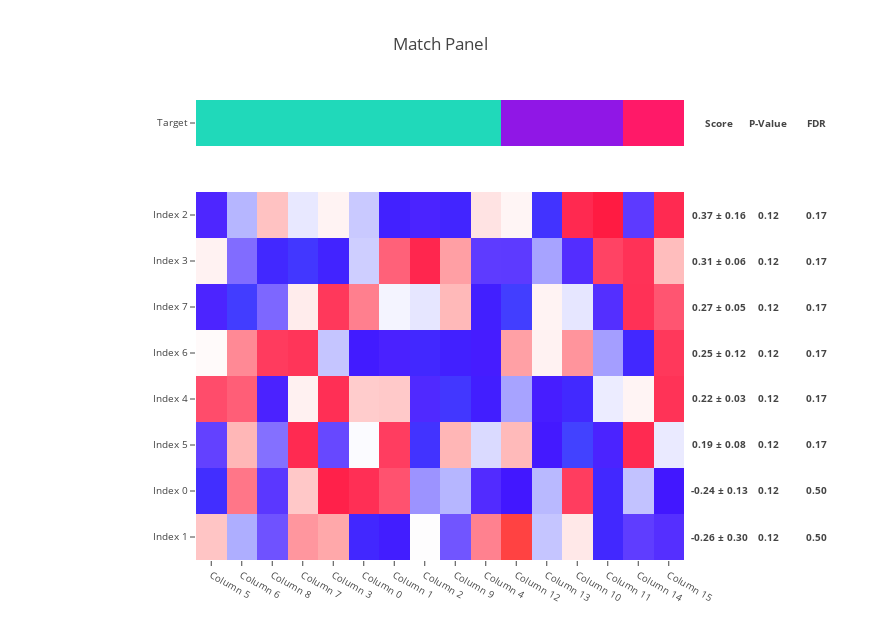
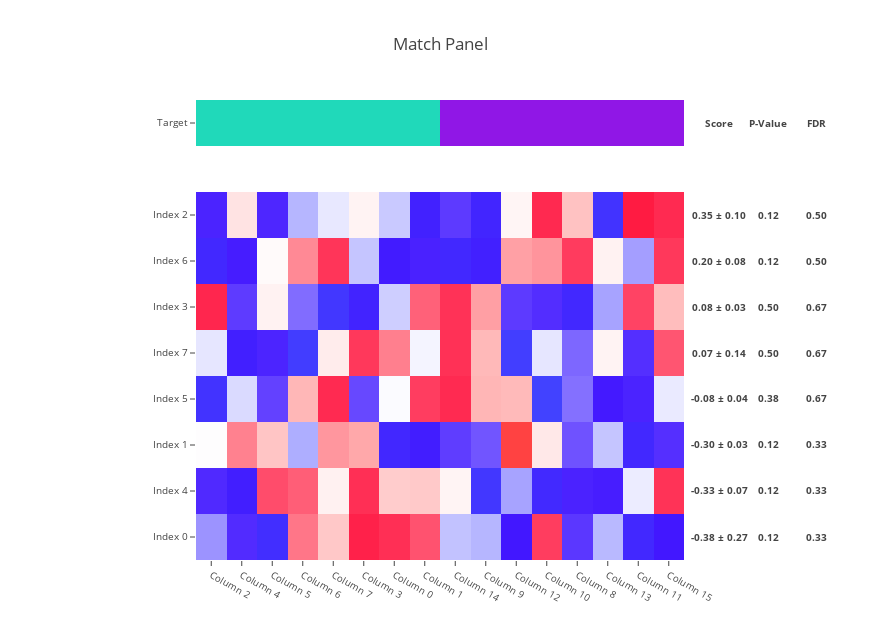
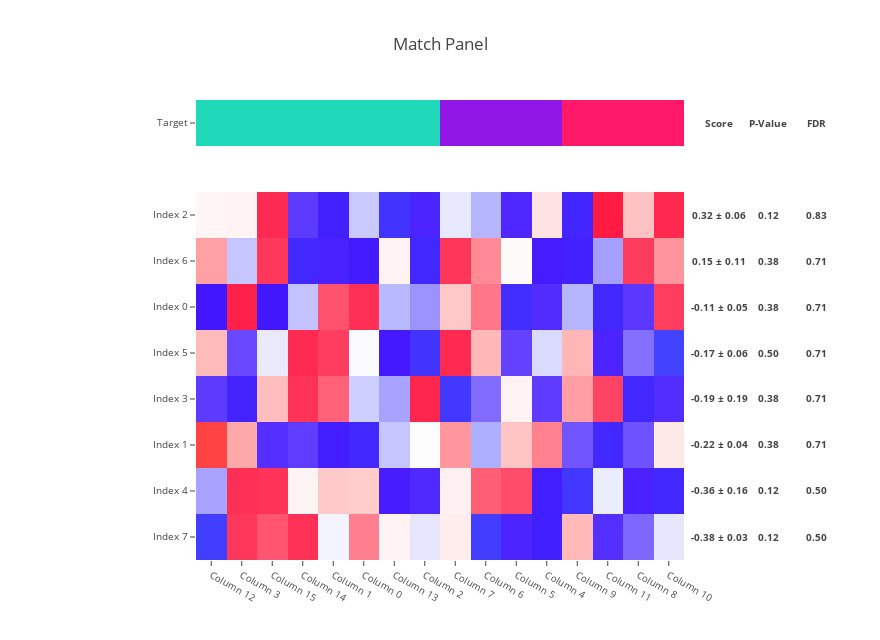

Notebook cell for these charts, in order:
### Code cell
n_index = 8

n_column = 16

features = pd.DataFrame(
    np.random.random_sample(size=(
        n_index,
        n_column,
    )),
    index=('Index {}'.format(i) for i in range(n_index)),
    columns=('Column {}'.format(i) for i in range(n_column)),
)

for target in (
    pd.Series((0, ) * 10 + (1, ) * 4 + (2, ) * 2),
    pd.Series((0, ) * 8 + (2, ) * 8),
    pd.Series(('Aa', ) * 4 + ('Bb', ) * 4 + ('Cc', ) * 4 + ('Aa', ) * 4),
):
    
    target.name = 'Target'
    
    target.index = ('Column {}'.format(i) for i in range(n_column))

    score_moe_p_value_fdr = make_match_panel(
        target,
        features,
        target_ascending=True,
        n_sampling=2,
        n_permutation=1,
        target_type='categorical',
    )

### Figure 1 — Plotly figure (JSON) as saved in the notebook; plotly's stock layout.template omitted (floating-point values rounded to 4 significant figures; data arrays with more than 128 entries replaced by an {"elided": "..."} marker saying what was removed)
{"data": [{"colorscale": [[0, "#20d9ba"], [0.5, "#9017e6"], [1, "#ff1968"]], "showscale": false, "text": [["Column 5", "Column 6", "Column 8", "Column 7", "Column 3", "Column 0", "Column 1", "Column 2", "Column 9", "Column 4", "Column 12", "Column 13", "Column 10", "Column 11", "Column 14", "Column 15"]], "type": "heatmap", "uid": "de19babe-6308-4bba-bec4-a1c3063db887", "x": ["Column 5", "Column 6", "Column 8", "Column 7", "Column 3", "Column 0", "Column 1", "Column 2", "Column 9", "Column 4", "Column 12", "Column 13", "Column 10", "Column 11", "Column 14", "Column 15"], "y": ["Target"], "yaxis": "y2", "z": [[0, 0, 0, 0, 0, 0, 0, 0, 0, 0, 1, 1, 1, 1, 2, 2]]}, {"colorscale": {"elided": "256x2 mixed values"}, "showscale": false, "type": "heatmap", "uid": "f3b05dd7-6307-400a-9faf-85694702c3f3", "x": ["Column 5", "Column 6", "Column 8", "Column 7", "Column 3", "Column 0", "Column 1", "Column 2", "Column 9", "Column 4", "Column 12", "Column 13", "Column 10", "Column 11", "Column 14", "Column 15"], "y": ["Index 1", "Index 0", "Index 5", "Index 4", "Index 6", "Index 7", "Index 3", "Index 2"], "yaxis": "y", "z": [[0.6404, -0.1342, -0.4987, 0.8542, 0.7842, -1.397, -1.158, 0.3143, -0.4875, 0.9423, 2.505, -0.009811, 0.4437, -1.429, -0.615, -0.7546], [-1.536, 0.9831, -0.6819, 0.6212, 1.524, 1.384, 1.126, -0.2392, -0.09169, -0.7973, -1.004, -0.07501, 1.245, -1.427, -0.02358, -1.009], [-0.5711, 0.7138, -0.377, 1.443, -0.5413, 0.2919, 1.239, -1.617, 0.718, 0.1132, 0.6954, -0.9861, -1.877, -0.884, 1.444, 0.1957], [1.15, 1.078, -0.8866, 0.3893, 1.382, 0.5992, 0.6119, -0.818, -1.694, -1.178, -0.1749, -0.9418, -1.446, 0.2073, 0.375, 1.348], [0.3417, 0.9085, 1.268, 1.324, -0.007986, -1.101, -0.9006, -1.419, -1.216, -0.9524, 0.8149, 0.3854, 0.8648, -0.1951, -1.412, 1.297], [-0.8691, -1.792, -0.416, 0.4181, 1.295, 0.9467, 0.2555, 0.1751, 0.7012, -1.184, -1.804, 0.3809, 0.1733, -0.7623, 1.366, 1.116], [0.3852, -0.395, -1.417, -1.683, -1.294, 0.04275, 1.069, 1.481, 0.8223, -0.635, -0.6454, -0.1761, -0.7775, 1.19, 1.354, 0.6792], [-0.8469, -0.08952, 0.6521, 0.1827, 0.3784, 0.01353, -1.24, -0.8786, -1.351, 0.4697, 0.3675, -1.618, 1.449, 1.724, -0.6512, 1.438]], "zmax": 2.505, "zmin": -1.877}], "layout": {"annotations": [{"font": {"size": 9.6}, "showarrow": false, "text": "<b>Score</b>", "width": 64, "x": 1.002, "xanchor": "left", "xref": "paper", "y": 0.95, "yanchor": "middle", "yref": "paper"}, {"font": {"size": 9.6}, "showarrow": false, "text": "<b>0.37 ± 0.16</b>", "width": 64, "x": 1.002, "xanchor": "left", "xref": "paper", "y": 0.75, "yanchor": "middle", "yref": "paper"}, {"font": {"size": 9.6}, "showarrow": false, "text": "<b>0.31 ± 0.06</b>", "width": 64, "x": 1.002, "xanchor": "left", "xref": "paper", "y": 0.65, "yanchor": "middle", "yref": "paper"}, {"font": {"size": 9.6}, "showarrow": false, "text": "<b>0.27 ± 0.05</b>", "width": 64, "x": 1.002, "xanchor": "left", "xref": "paper", "y": 0.55, "yanchor": "middle", "yref": "paper"}, {"font": {"size": 9.6}, "showarrow": false, "text": "<b>0.25 ± 0.12</b>", "width": 64, "x": 1.002, "xanchor": "left", "xref": "paper", "y": 0.45, "yanchor": "middle", "yref": "paper"}, {"font": {"size": 9.6}, "showarrow": false, "text": "<b>0.22 ± 0.03</b>", "width": 64, "x": 1.002, "xanchor": "left", "xref": "paper", "y": 0.35, "yanchor": "middle", "yref": "paper"}, {"font": {"size": 9.6}, "showarrow": false, "text": "<b>0.19 ± 0.08</b>", "width": 64, "x": 1.002, "xanchor": "left", "xref": "paper", "y": 0.25, "yanchor": "middle", "yref": "paper"}, {"font": {"size": 9.6}, "showarrow": false, "text": "<b>-0.24 ± 0.13</b>", "width": 64, "x": 1.002, "xanchor": "left", "xref": "paper", "y": 0.15, "yanchor": "middle", "yref": "paper"}, {"font": {"size": 9.6}, "showarrow": false, "text": "<b>-0.26 ± 0.30</b>", "width": 64, "x": 1.002, "xanchor": "left", "xref": "paper", "y": 0.05, "yanchor": "middle", "yref": "paper"}, {"font": {"size": 9.6}, "showarrow": false, "text": "<b>P-Value</b>", "width": 64, "x": 1.102, "xanchor": "left", "xref": "paper", "y": 0.95, "yanchor": "middle", "yref": "paper"}, {"font": {"size": 9.6}, "showarrow": false, "text": "<b>0.12</b>", "width": 64, "x": 1.102, "xanchor": "left", "xref": "paper", "y": 0.75, "yanchor": "middle", "yref": "paper"}, {"font": {"size": 9.6}, "showarrow": false, "text": "<b>0.12</b>", "width": 64, "x": 1.102, "xanchor": "left", "xref": "paper", "y": 0.65, "yanchor": "middle", "yref": "paper"}, {"font": {"size": 9.6}, "showarrow": false, "text": "<b>0.12</b>", "width": 64, "x": 1.102, "xanchor": "left", "xref": "paper", "y": 0.55, "yanchor": "middle", "yref": "paper"}, {"font": {"size": 9.6}, "showarrow": false, "text": "<b>0.12</b>", "width": 64, "x": 1.102, "xanchor": "left", "xref": "paper", "y": 0.45, "yanchor": "middle", "yref": "paper"}, {"font": {"size": 9.6}, "showarrow": false, "text": "<b>0.12</b>", "width": 64, "x": 1.102, "xanchor": "left", "xref": "paper", "y": 0.35, "yanchor": "middle", "yref": "paper"}, {"font": {"size": 9.6}, "showarrow": false, "text": "<b>0.12</b>", "width": 64, "x": 1.102, "xanchor": "left", "xref": "paper", "y": 0.25, "yanchor": "middle", "yref": "paper"}, {"font": {"size": 9.6}, "showarrow": false, "text": "<b>0.12</b>", "width": 64, "x": 1.102, "xanchor": "left", "xref": "paper", "y": 0.15, "yanchor": "middle", "yref": "paper"}, {"font": {"size": 9.6}, "showarrow": false, "text": "<b>0.12</b>", "width": 64, "x": 1.102, "xanchor": "left", "xref": "paper", "y": 0.05, "yanchor": "middle", "yref": "paper"}, {"font": {"size": 9.6}, "showarrow": false, "text": "<b>FDR</b>", "width": 64, "x": 1.202, "xanchor": "left", "xref": "paper", "y": 0.95, "yanchor": "middle", "yref": "paper"}, {"font": {"size": 9.6}, "showarrow": false, "text": "<b>0.17</b>", "width": 64, "x": 1.202, "xanchor": "left", "xref": "paper", "y": 0.75, "yanchor": "middle", "yref": "paper"}, {"font": {"size": 9.6}, "showarrow": false, "text": "<b>0.17</b>", "width": 64, "x": 1.202, "xanchor": "left", "xref": "paper", "y": 0.65, "yanchor": "middle", "yref": "paper"}, {"font": {"size": 9.6}, "showarrow": false, "text": "<b>0.17</b>", "width": 64, "x": 1.202, "xanchor": "left", "xref": "paper", "y": 0.55, "yanchor": "middle", "yref": "paper"}, {"font": {"size": 9.6}, "showarrow": false, "text": "<b>0.17</b>", "width": 64, "x": 1.202, "xanchor": "left", "xref": "paper", "y": 0.45, "yanchor": "middle", "yref": "paper"}, {"font": {"size": 9.6}, "showarrow": false, "text": "<b>0.17</b>", "width": 64, "x": 1.202, "xanchor": "left", "xref": "paper", "y": 0.35, "yanchor": "middle", "yref": "paper"}, {"font": {"size": 9.6}, "showarrow": false, "text": "<b>0.17</b>", "width": 64, "x": 1.202, "xanchor": "left", "xref": "paper", "y": 0.25, "yanchor": "middle", "yref": "paper"}, {"font": {"size": 9.6}, "showarrow": false, "text": "<b>0.50</b>", "width": 64, "x": 1.202, "xanchor": "left", "xref": "paper", "y": 0.15, "yanchor": "middle", "yref": "paper"}, {"font": {"size": 9.6}, "showarrow": false, "text": "<b>0.50</b>", "width": 64, "x": 1.202, "xanchor": "left", "xref": "paper", "y": 0.05, "yanchor": "middle", "yref": "paper"}], "height": 640, "margin": {"l": 196, "r": 196}, "title": "Match Panel", "width": 880, "xaxis": {"anchor": "y", "tickfont": {"size": 9.6}}, "yaxis": {"domain": [0, 0.8], "dtick": 1, "tickfont": {"size": 9.6}}, "yaxis2": {"domain": [0.9, 1], "tickfont": {"size": 9.6}}}}

### Figure 2 — Plotly figure (JSON) as saved in the notebook; plotly's stock layout.template omitted (floating-point values rounded to 4 significant figures; data arrays with more than 128 entries replaced by an {"elided": "..."} marker saying what was removed)
{"data": [{"colorscale": [[0, "#20d9ba"], [1, "#9017e6"]], "showscale": false, "text": [["Column 2", "Column 4", "Column 5", "Column 6", "Column 7", "Column 3", "Column 0", "Column 1", "Column 14", "Column 9", "Column 12", "Column 10", "Column 8", "Column 13", "Column 11", "Column 15"]], "type": "heatmap", "uid": "870ecda5-8ab0-4038-8ba7-06da9958123b", "x": ["Column 2", "Column 4", "Column 5", "Column 6", "Column 7", "Column 3", "Column 0", "Column 1", "Column 14", "Column 9", "Column 12", "Column 10", "Column 8", "Column 13", "Column 11", "Column 15"], "y": ["Target"], "yaxis": "y2", "z": [[0, 0, 0, 0, 0, 0, 0, 0, 2, 2, 2, 2, 2, 2, 2, 2]]}, {"colorscale": {"elided": "256x2 mixed values"}, "showscale": false, "type": "heatmap", "uid": "6d2226d4-9370-4e3e-b453-28721b3dfc12", "x": ["Column 2", "Column 4", "Column 5", "Column 6", "Column 7", "Column 3", "Column 0", "Column 1", "Column 14", "Column 9", "Column 12", "Column 10", "Column 8", "Column 13", "Column 11", "Column 15"], "y": ["Index 0", "Index 4", "Index 1", "Index 5", "Index 7", "Index 3", "Index 6", "Index 2"], "yaxis": "y", "z": [[-0.2392, -0.7973, -1.536, 0.9831, 0.6212, 1.524, 1.384, 1.126, -0.02358, -0.09169, -1.004, 1.245, -0.6819, -0.07501, -1.427, -1.009], [-0.818, -1.178, 1.15, 1.078, 0.3893, 1.382, 0.5992, 0.6119, 0.375, -1.694, -0.1749, -1.446, -0.8866, -0.9418, 0.2073, 1.348], [0.3143, 0.9423, 0.6404, -0.1342, 0.8542, 0.7842, -1.397, -1.158, -0.615, -0.4875, 2.505, 0.4437, -0.4987, -0.009811, -1.429, -0.7546], [-1.617, 0.1132, -0.5711, 0.7138, 1.443, -0.5413, 0.2919, 1.239, 1.444, 0.718, 0.6954, -1.877, -0.377, -0.9861, -0.884, 0.1957], [0.1751, -1.184, -0.8691, -1.792, 0.4181, 1.295, 0.9467, 0.2555, 1.366, 0.7012, -1.804, 0.1733, -0.416, 0.3809, -0.7623, 1.116], [1.481, -0.635, 0.3852, -0.395, -1.683, -1.294, 0.04275, 1.069, 1.354, 0.8223, -0.6454, -0.7775, -1.417, -0.1761, 1.19, 0.6792], [-1.419, -0.9524, 0.3417, 0.9085, 1.324, -0.007986, -1.101, -0.9006, -1.412, -1.216, 0.8149, 0.8648, 1.268, 0.3854, -0.1951, 1.297], [-0.8786, 0.4697, -0.8469, -0.08952, 0.1827, 0.3784, 0.01353, -1.24, -0.6512, -1.351, 0.3675, 1.449, 0.6521, -1.618, 1.724, 1.438]], "zmax": 2.505, "zmin": -1.877}], "layout": {"annotations": [{"font": {"size": 9.6}, "showarrow": false, "text": "<b>Score</b>", "width": 64, "x": 1.002, "xanchor": "left", "xref": "paper", "y": 0.95, "yanchor": "middle", "yref": "paper"}, {"font": {"size": 9.6}, "showarrow": false, "text": "<b>0.35 ± 0.10</b>", "width": 64, "x": 1.002, "xanchor": "left", "xref": "paper", "y": 0.75, "yanchor": "middle", "yref": "paper"}, {"font": {"size": 9.6}, "showarrow": false, "text": "<b>0.20 ± 0.08</b>", "width": 64, "x": 1.002, "xanchor": "left", "xref": "paper", "y": 0.65, "yanchor": "middle", "yref": "paper"}, {"font": {"size": 9.6}, "showarrow": false, "text": "<b>0.08 ± 0.03</b>", "width": 64, "x": 1.002, "xanchor": "left", "xref": "paper", "y": 0.55, "yanchor": "middle", "yref": "paper"}, {"font": {"size": 9.6}, "showarrow": false, "text": "<b>0.07 ± 0.14</b>", "width": 64, "x": 1.002, "xanchor": "left", "xref": "paper", "y": 0.45, "yanchor": "middle", "yref": "paper"}, {"font": {"size": 9.6}, "showarrow": false, "text": "<b>-0.08 ± 0.04</b>", "width": 64, "x": 1.002, "xanchor": "left", "xref": "paper", "y": 0.35, "yanchor": "middle", "yref": "paper"}, {"font": {"size": 9.6}, "showarrow": false, "text": "<b>-0.30 ± 0.03</b>", "width": 64, "x": 1.002, "xanchor": "left", "xref": "paper", "y": 0.25, "yanchor": "middle", "yref": "paper"}, {"font": {"size": 9.6}, "showarrow": false, "text": "<b>-0.33 ± 0.07</b>", "width": 64, "x": 1.002, "xanchor": "left", "xref": "paper", "y": 0.15, "yanchor": "middle", "yref": "paper"}, {"font": {"size": 9.6}, "showarrow": false, "text": "<b>-0.38 ± 0.27</b>", "width": 64, "x": 1.002, "xanchor": "left", "xref": "paper", "y": 0.05, "yanchor": "middle", "yref": "paper"}, {"font": {"size": 9.6}, "showarrow": false, "text": "<b>P-Value</b>", "width": 64, "x": 1.102, "xanchor": "left", "xref": "paper", "y": 0.95, "yanchor": "middle", "yref": "paper"}, {"font": {"size": 9.6}, "showarrow": false, "text": "<b>0.12</b>", "width": 64, "x": 1.102, "xanchor": "left", "xref": "paper", "y": 0.75, "yanchor": "middle", "yref": "paper"}, {"font": {"size": 9.6}, "showarrow": false, "text": "<b>0.12</b>", "width": 64, "x": 1.102, "xanchor": "left", "xref": "paper", "y": 0.65, "yanchor": "middle", "yref": "paper"}, {"font": {"size": 9.6}, "showarrow": false, "text": "<b>0.50</b>", "width": 64, "x": 1.102, "xanchor": "left", "xref": "paper", "y": 0.55, "yanchor": "middle", "yref": "paper"}, {"font": {"size": 9.6}, "showarrow": false, "text": "<b>0.50</b>", "width": 64, "x": 1.102, "xanchor": "left", "xref": "paper", "y": 0.45, "yanchor": "middle", "yref": "paper"}, {"font": {"size": 9.6}, "showarrow": false, "text": "<b>0.38</b>", "width": 64, "x": 1.102, "xanchor": "left", "xref": "paper", "y": 0.35, "yanchor": "middle", "yref": "paper"}, {"font": {"size": 9.6}, "showarrow": false, "text": "<b>0.12</b>", "width": 64, "x": 1.102, "xanchor": "left", "xref": "paper", "y": 0.25, "yanchor": "middle", "yref": "paper"}, {"font": {"size": 9.6}, "showarrow": false, "text": "<b>0.12</b>", "width": 64, "x": 1.102, "xanchor": "left", "xref": "paper", "y": 0.15, "yanchor": "middle", "yref": "paper"}, {"font": {"size": 9.6}, "showarrow": false, "text": "<b>0.12</b>", "width": 64, "x": 1.102, "xanchor": "left", "xref": "paper", "y": 0.05, "yanchor": "middle", "yref": "paper"}, {"font": {"size": 9.6}, "showarrow": false, "text": "<b>FDR</b>", "width": 64, "x": 1.202, "xanchor": "left", "xref": "paper", "y": 0.95, "yanchor": "middle", "yref": "paper"}, {"font": {"size": 9.6}, "showarrow": false, "text": "<b>0.50</b>", "width": 64, "x": 1.202, "xanchor": "left", "xref": "paper", "y": 0.75, "yanchor": "middle", "yref": "paper"}, {"font": {"size": 9.6}, "showarrow": false, "text": "<b>0.50</b>", "width": 64, "x": 1.202, "xanchor": "left", "xref": "paper", "y": 0.65, "yanchor": "middle", "yref": "paper"}, {"font": {"size": 9.6}, "showarrow": false, "text": "<b>0.67</b>", "width": 64, "x": 1.202, "xanchor": "left", "xref": "paper", "y": 0.55, "yanchor": "middle", "yref": "paper"}, {"font": {"size": 9.6}, "showarrow": false, "text": "<b>0.67</b>", "width": 64, "x": 1.202, "xanchor": "left", "xref": "paper", "y": 0.45, "yanchor": "middle", "yref": "paper"}, {"font": {"size": 9.6}, "showarrow": false, "text": "<b>0.67</b>", "width": 64, "x": 1.202, "xanchor": "left", "xref": "paper", "y": 0.35, "yanchor": "middle", "yref": "paper"}, {"font": {"size": 9.6}, "showarrow": false, "text": "<b>0.33</b>", "width": 64, "x": 1.202, "xanchor": "left", "xref": "paper", "y": 0.25, "yanchor": "middle", "yref": "paper"}, {"font": {"size": 9.6}, "showarrow": false, "text": "<b>0.33</b>", "width": 64, "x": 1.202, "xanchor": "left", "xref": "paper", "y": 0.15, "yanchor": "middle", "yref": "paper"}, {"font": {"size": 9.6}, "showarrow": false, "text": "<b>0.33</b>", "width": 64, "x": 1.202, "xanchor": "left", "xref": "paper", "y": 0.05, "yanchor": "middle", "yref": "paper"}], "height": 640, "margin": {"l": 196, "r": 196}, "title": "Match Panel", "width": 880, "xaxis": {"anchor": "y", "tickfont": {"size": 9.6}}, "yaxis": {"domain": [0, 0.8], "dtick": 1, "tickfont": {"size": 9.6}}, "yaxis2": {"domain": [0.9, 1], "tickfont": {"size": 9.6}}}}

### Figure 3 — Plotly figure (JSON) as saved in the notebook; plotly's stock layout.template omitted (floating-point values rounded to 4 significant figures; data arrays with more than 128 entries replaced by an {"elided": "..."} marker saying what was removed)
{"data": [{"colorscale": [[0, "#20d9ba"], [0.5, "#9017e6"], [1, "#ff1968"]], "showscale": false, "text": [["Column 12", "Column 3", "Column 15", "Column 14", "Column 1", "Column 0", "Column 13", "Column 2", "Column 7", "Column 6", "Column 5", "Column 4", "Column 9", "Column 11", "Column 8", "Column 10"]], "type": "heatmap", "uid": "27fb754f-5da6-45dd-ba1d-7b2a3ff9e4d9", "x": ["Column 12", "Column 3", "Column 15", "Column 14", "Column 1", "Column 0", "Column 13", "Column 2", "Column 7", "Column 6", "Column 5", "Column 4", "Column 9", "Column 11", "Column 8", "Column 10"], "y": ["Target"], "yaxis": "y2", "z": [[0, 0, 0, 0, 0, 0, 0, 0, 1, 1, 1, 1, 2, 2, 2, 2]]}, {"colorscale": {"elided": "256x2 mixed values"}, "showscale": false, "type": "heatmap", "uid": "6f65a234-881a-4339-a555-a7ca06a6f474", "x": ["Column 12", "Column 3", "Column 15", "Column 14", "Column 1", "Column 0", "Column 13", "Column 2", "Column 7", "Column 6", "Column 5", "Column 4", "Column 9", "Column 11", "Column 8", "Column 10"], "y": ["Index 7", "Index 4", "Index 1", "Index 3", "Index 5", "Index 0", "Index 6", "Index 2"], "yaxis": "y", "z": [[-1.804, 1.295, 1.116, 1.366, 0.2555, 0.9467, 0.3809, 0.1751, 0.4181, -1.792, -0.8691, -1.184, 0.7012, -0.7623, -0.416, 0.1733], [-0.1749, 1.382, 1.348, 0.375, 0.6119, 0.5992, -0.9418, -0.818, 0.3893, 1.078, 1.15, -1.178, -1.694, 0.2073, -0.8866, -1.446], [2.505, 0.7842, -0.7546, -0.615, -1.158, -1.397, -0.009811, 0.3143, 0.8542, -0.1342, 0.6404, 0.9423, -0.4875, -1.429, -0.4987, 0.4437], [-0.6454, -1.294, 0.6792, 1.354, 1.069, 0.04275, -0.1761, 1.481, -1.683, -0.395, 0.3852, -0.635, 0.8223, 1.19, -1.417, -0.7775], [0.6954, -0.5413, 0.1957, 1.444, 1.239, 0.2919, -0.9861, -1.617, 1.443, 0.7138, -0.5711, 0.1132, 0.718, -0.884, -0.377, -1.877], [-1.004, 1.524, -1.009, -0.02358, 1.126, 1.384, -0.07501, -0.2392, 0.6212, 0.9831, -1.536, -0.7973, -0.09169, -1.427, -0.6819, 1.245], [0.8149, -0.007986, 1.297, -1.412, -0.9006, -1.101, 0.3854, -1.419, 1.324, 0.9085, 0.3417, -0.9524, -1.216, -0.1951, 1.268, 0.8648], [0.3675, 0.3784, 1.438, -0.6512, -1.24, 0.01353, -1.618, -0.8786, 0.1827, -0.08952, -0.8469, 0.4697, -1.351, 1.724, 0.6521, 1.449]], "zmax": 2.505, "zmin": -1.877}], "layout": {"annotations": [{"font": {"size": 9.6}, "showarrow": false, "text": "<b>Score</b>", "width": 64, "x": 1.002, "xanchor": "left", "xref": "paper", "y": 0.95, "yanchor": "middle", "yref": "paper"}, {"font": {"size": 9.6}, "showarrow": false, "text": "<b>0.32 ± 0.06</b>", "width": 64, "x": 1.002, "xanchor": "left", "xref": "paper", "y": 0.75, "yanchor": "middle", "yref": "paper"}, {"font": {"size": 9.6}, "showarrow": false, "text": "<b>0.15 ± 0.11</b>", "width": 64, "x": 1.002, "xanchor": "left", "xref": "paper", "y": 0.65, "yanchor": "middle", "yref": "paper"}, {"font": {"size": 9.6}, "showarrow": false, "text": "<b>-0.11 ± 0.05</b>", "width": 64, "x": 1.002, "xanchor": "left", "xref": "paper", "y": 0.55, "yanchor": "middle", "yref": "paper"}, {"font": {"size": 9.6}, "showarrow": false, "text": "<b>-0.17 ± 0.06</b>", "width": 64, "x": 1.002, "xanchor": "left", "xref": "paper", "y": 0.45, "yanchor": "middle", "yref": "paper"}, {"font": {"size": 9.6}, "showarrow": false, "text": "<b>-0.19 ± 0.19</b>", "width": 64, "x": 1.002, "xanchor": "left", "xref": "paper", "y": 0.35, "yanchor": "middle", "yref": "paper"}, {"font": {"size": 9.6}, "showarrow": false, "text": "<b>-0.22 ± 0.04</b>", "width": 64, "x": 1.002, "xanchor": "left", "xref": "paper", "y": 0.25, "yanchor": "middle", "yref": "paper"}, {"font": {"size": 9.6}, "showarrow": false, "text": "<b>-0.36 ± 0.16</b>", "width": 64, "x": 1.002, "xanchor": "left", "xref": "paper", "y": 0.15, "yanchor": "middle", "yref": "paper"}, {"font": {"size": 9.6}, "showarrow": false, "text": "<b>-0.38 ± 0.03</b>", "width": 64, "x": 1.002, "xanchor": "left", "xref": "paper", "y": 0.05, "yanchor": "middle", "yref": "paper"}, {"font": {"size": 9.6}, "showarrow": false, "text": "<b>P-Value</b>", "width": 64, "x": 1.102, "xanchor": "left", "xref": "paper", "y": 0.95, "yanchor": "middle", "yref": "paper"}, {"font": {"size": 9.6}, "showarrow": false, "text": "<b>0.12</b>", "width": 64, "x": 1.102, "xanchor": "left", "xref": "paper", "y": 0.75, "yanchor": "middle", "yref": "paper"}, {"font": {"size": 9.6}, "showarrow": false, "text": "<b>0.38</b>", "width": 64, "x": 1.102, "xanchor": "left", "xref": "paper", "y": 0.65, "yanchor": "middle", "yref": "paper"}, {"font": {"size": 9.6}, "showarrow": false, "text": "<b>0.38</b>", "width": 64, "x": 1.102, "xanchor": "left", "xref": "paper", "y": 0.55, "yanchor": "middle", "yref": "paper"}, {"font": {"size": 9.6}, "showarrow": false, "text": "<b>0.50</b>", "width": 64, "x": 1.102, "xanchor": "left", "xref": "paper", "y": 0.45, "yanchor": "middle", "yref": "paper"}, {"font": {"size": 9.6}, "showarrow": false, "text": "<b>0.38</b>", "width": 64, "x": 1.102, "xanchor": "left", "xref": "paper", "y": 0.35, "yanchor": "middle", "yref": "paper"}, {"font": {"size": 9.6}, "showarrow": false, "text": "<b>0.38</b>", "width": 64, "x": 1.102, "xanchor": "left", "xref": "paper", "y": 0.25, "yanchor": "middle", "yref": "paper"}, {"font": {"size": 9.6}, "showarrow": false, "text": "<b>0.12</b>", "width": 64, "x": 1.102, "xanchor": "left", "xref": "paper", "y": 0.15, "yanchor": "middle", "yref": "paper"}, {"font": {"size": 9.6}, "showarrow": false, "text": "<b>0.12</b>", "width": 64, "x": 1.102, "xanchor": "left", "xref": "paper", "y": 0.05, "yanchor": "middle", "yref": "paper"}, {"font": {"size": 9.6}, "showarrow": false, "text": "<b>FDR</b>", "width": 64, "x": 1.202, "xanchor": "left", "xref": "paper", "y": 0.95, "yanchor": "middle", "yref": "paper"}, {"font": {"size": 9.6}, "showarrow": false, "text": "<b>0.83</b>", "width": 64, "x": 1.202, "xanchor": "left", "xref": "paper", "y": 0.75, "yanchor": "middle", "yref": "paper"}, {"font": {"size": 9.6}, "showarrow": false, "text": "<b>0.71</b>", "width": 64, "x": 1.202, "xanchor": "left", "xref": "paper", "y": 0.65, "yanchor": "middle", "yref": "paper"}, {"font": {"size": 9.6}, "showarrow": false, "text": "<b>0.71</b>", "width": 64, "x": 1.202, "xanchor": "left", "xref": "paper", "y": 0.55, "yanchor": "middle", "yref": "paper"}, {"font": {"size": 9.6}, "showarrow": false, "text": "<b>0.71</b>", "width": 64, "x": 1.202, "xanchor": "left", "xref": "paper", "y": 0.45, "yanchor": "middle", "yref": "paper"}, {"font": {"size": 9.6}, "showarrow": false, "text": "<b>0.71</b>", "width": 64, "x": 1.202, "xanchor": "left", "xref": "paper", "y": 0.35, "yanchor": "middle", "yref": "paper"}, {"font": {"size": 9.6}, "showarrow": false, "text": "<b>0.71</b>", "width": 64, "x": 1.202, "xanchor": "left", "xref": "paper", "y": 0.25, "yanchor": "middle", "yref": "paper"}, {"font": {"size": 9.6}, "showarrow": false, "text": "<b>0.50</b>", "width": 64, "x": 1.202, "xanchor": "left", "xref": "paper", "y": 0.15, "yanchor": "middle", "yref": "paper"}, {"font": {"size": 9.6}, "showarrow": false, "text": "<b>0.50</b>", "width": 64, "x": 1.202, "xanchor": "left", "xref": "paper", "y": 0.05, "yanchor": "middle", "yref": "paper"}], "height": 640, "margin": {"l": 196, "r": 196}, "title": "Match Panel", "width": 880, "xaxis": {"anchor": "y", "tickfont": {"size": 9.6}}, "yaxis": {"domain": [0, 0.8], "dtick": 1, "tickfont": {"size": 9.6}}, "yaxis2": {"domain": [0.9, 1], "tickfont": {"size": 9.6}}}}
